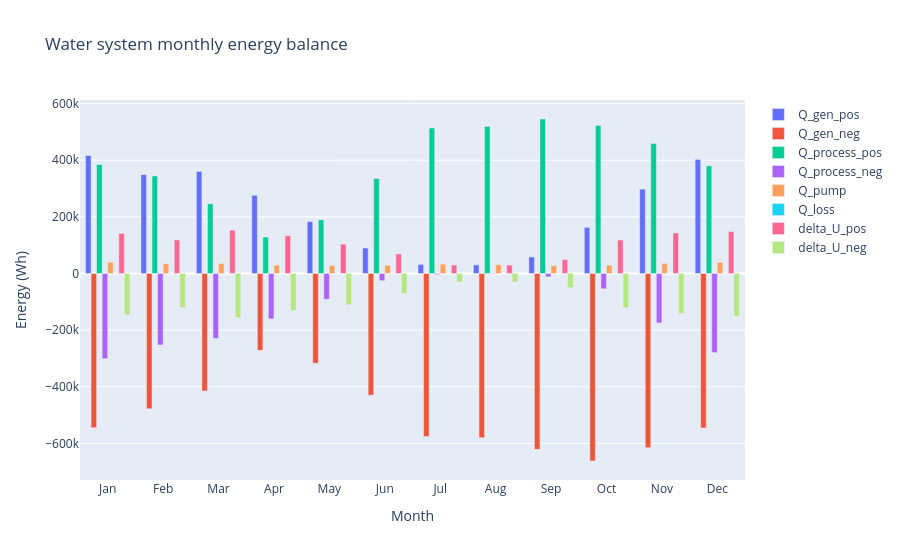

Source (notebook cell):
### Code cell
import plotly.graph_objects as go

system_df = pro.component("water_system").variable_dataframe(
    frequency="monthly", value="sum", pos_neg_columns=["Q_gen", "Q_process","delta_U"]
)
cols = ["Q_gen_pos", "Q_gen_neg", "Q_process_pos", "Q_process_neg", "Q_pump", "Q_loss", "delta_U_pos", "delta_U_neg"]
months = system_df.index.strftime("%b")

fig = go.Figure()
for col in cols:
    fig.add_trace(go.Bar(x=months, y=system_df[col], name=col))

fig.update_layout(
    title="Water system monthly energy balance",
    xaxis_title="Month",
    yaxis_title="Energy (Wh)",
    barmode="group",
)
fig.show()

### Figure 1 — Plotly figure (JSON) as saved in the notebook; plotly's stock layout.template omitted (floating-point values rounded to 4 significant figures)
{"data": [{"name": "Q_gen_pos", "type": "bar", "x": ["Jan", "Feb", "Mar", "Apr", "May", "Jun", "Jul", "Aug", "Sep", "Oct", "Nov", "Dec"], "y": [416700.0, 349000.0, 360400.0, 276100.0, 183400.0, 90000.0, 32100.0, 30260.0, 58440.0, 162800.0, 297900.0, 402600.0]}, {"name": "Q_gen_neg", "type": "bar", "x": ["Jan", "Feb", "Mar", "Apr", "May", "Jun", "Jul", "Aug", "Sep", "Oct", "Nov", "Dec"], "y": [-544600.0, -477400.0, -415100.0, -271400.0, -316800.0, -429700.0, -575900.0, -580000.0, -621000.0, -662100.0, -615100.0, -545200.0]}, {"name": "Q_process_pos", "type": "bar", "x": ["Jan", "Feb", "Mar", "Apr", "May", "Jun", "Jul", "Aug", "Sep", "Oct", "Nov", "Dec"], "y": [384800.0, 344300.0, 246000.0, 128800.0, 189500.0, 335100.0, 513800.0, 519400.0, 545500.0, 522300.0, 459000.0, 380100.0]}, {"name": "Q_process_neg", "type": "bar", "x": ["Jan", "Feb", "Mar", "Apr", "May", "Jun", "Jul", "Aug", "Sep", "Oct", "Nov", "Dec"], "y": [-300800.0, -252300.0, -229200.0, -160300.0, -90990.0, -25400.0, -3582.0, -1363.0, -11780.0, -53870.0, -174700.0, -279400.0]}, {"name": "Q_pump", "type": "bar", "x": ["Jan", "Feb", "Mar", "Apr", "May", "Jun", "Jul", "Aug", "Sep", "Oct", "Nov", "Dec"], "y": [40110.0, 34510.0, 35280.0, 29470.0, 28140.0, 28840.0, 33040.0, 31220.0, 28000.0, 28980.0, 35560.0, 39340.0]}, {"name": "Q_loss", "type": "bar", "x": ["Jan", "Feb", "Mar", "Apr", "May", "Jun", "Jul", "Aug", "Sep", "Oct", "Nov", "Dec"], "y": [0.0, 0.0, 0.0, 0.0, 0.0, 0.0, 0.0, 0.0, 0.0, 0.0, 0.0, 0.0]}, {"name": "delta_U_pos", "type": "bar", "x": ["Jan", "Feb", "Mar", "Apr", "May", "Jun", "Jul", "Aug", "Sep", "Oct", "Nov", "Dec"], "y": [141600.0, 118500.0, 153100.0, 133500.0, 103700.0, 69220.0, 29710.0, 29670.0, 49390.0, 118400.0, 143300.0, 148200.0]}, {"name": "delta_U_neg", "type": "bar", "x": ["Jan", "Feb", "Mar", "Apr", "May", "Jun", "Jul", "Aug", "Sep", "Oct", "Nov", "Dec"], "y": [-145500.0, -120500.0, -155600.0, -130700.0, -110500.0, -70380.0, -30210.0, -30170.0, -50220.0, -120400.0, -140600.0, -150600.0]}], "layout": {"barmode": "group", "title": {"text": "Water system monthly energy balance"}, "xaxis": {"title": {"text": "Month"}}, "yaxis": {"title": {"text": "Energy (Wh)"}}}}
